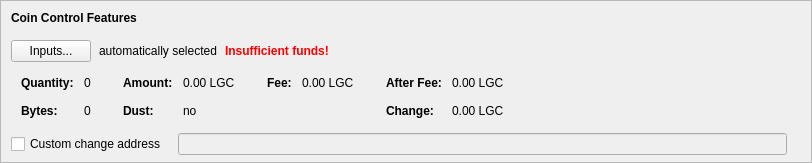
    <widget class="QFrame" name="frameCoinControl">
     <property name="sizePolicy">
      <sizepolicy hsizetype="Expanding" vsizetype="Expanding">
       <horstretch>0</horstretch>
       <verstretch>0</verstretch>
      </sizepolicy>
     </property>
     <property name="maximumSize">
      <size>
       <width>16777215</width>
       <height>16777215</height>
      </size>
     </property>
     <property name="frameShape">
      <enum>QFrame::StyledPanel</enum>
     </property>
     <property name="frameShadow">
      <enum>QFrame::Sunken</enum>
     </property>
     <layout class="QVBoxLayout" name="verticalLayoutCoinControl2">
      <property name="spacing">
       <number>0</number>
      </property>
      <property name="leftMargin">
       <number>0</number>
      </property>
      <property name="topMargin">
       <number>0</number>
      </property>
      <property name="rightMargin">
       <number>0</number>
      </property>
      <property name="bottomMargin">
       <number>6</number>
      </property>
      <item>
       <layout class="QVBoxLayout" name="verticalLayoutCoinControl" stretch="0,0,0,0,1">
        <property name="spacing">
         <number>0</number>
        </property>
        <property name="leftMargin">
         <number>10</number>
        </property>
        <property name="topMargin">
         <number>10</number>
        </property>
        <item>
         <layout class="QHBoxLayout" name="horizontalLayoutCoinControl1">
          <property name="bottomMargin">
           <number>15</number>
          </property>
          <item>
           <widget class="QLabel" name="labelCoinControlFeatures">
            <property name="sizePolicy">
             <sizepolicy hsizetype="Preferred" vsizetype="Maximum">
              <horstretch>0</horstretch>
              <verstretch>0</verstretch>
             </sizepolicy>
            </property>
            <property name="font">
             <font>
              <weight>75</weight>
              <bold>true</bold>
             </font>
            </property>
            <property name="styleSheet">
             <string notr="true">font-weight:bold;</string>
            </property>
            <property name="text">
             <string>Coin Control Features</string>
            </property>
           </widget>
          </item>
         </layout>
        </item>
        <item>
         <layout class="QHBoxLayout" name="horizontalLayoutCoinControl2" stretch="0,0,0,0">
          <property name="spacing">
           <number>8</number>
          </property>
          <property name="bottomMargin">
           <number>10</number>
          </property>
          <item>
           <widget class="QPushButton" name="pushButtonCoinControl">
            <property name="styleSheet">
             <string notr="true"/>
            </property>
            <property name="text">
             <string>Inputs...</string>
            </property>
            <property name="autoDefault">
             <bool>false</bool>
            </property>
           </widget>
          </item>
          <item>
           <widget class="QLabel" name="labelCoinControlAutomaticallySelected">
            <property name="text">
             <string>automatically selected</string>
            </property>
            <property name="margin">
             <number>5</number>
            </property>
           </widget>
          </item>
          <item>
           <widget class="QLabel" name="labelCoinControlInsuffFunds">
            <property name="font">
             <font>
              <weight>75</weight>
              <bold>true</bold>
             </font>
            </property>
            <property name="styleSheet">
             <string notr="true">color:red;font-weight:bold;</string>
            </property>
            <property name="text">
             <string>Insufficient funds!</string>
            </property>
            <property name="margin">
             <number>5</number>
            </property>
           </widget>
          </item>
          <item>
           <spacer name="horizontalSpacerCoinControl">
            <property name="orientation">
             <enum>Qt::Horizontal</enum>
            </property>
            <property name="sizeHint" stdset="0">
             <size>
              <width>40</width>
              <height>1</height>
             </size>
            </property>
           </spacer>
          </item>
         </layout>
        </item>
        <item>
         <widget class="QWidget" name="widgetCoinControl" native="true">
          <property name="sizePolicy">
           <sizepolicy hsizetype="Preferred" vsizetype="Preferred">
            <horstretch>0</horstretch>
            <verstretch>0</verstretch>
           </sizepolicy>
          </property>
          <property name="minimumSize">
           <size>
            <width>0</width>
            <height>0</height>
           </size>
          </property>
          <property name="styleSheet">
           <string notr="true"/>
          </property>
          <layout class="QHBoxLayout" name="horizontalLayoutCoinControl5">
           <property name="leftMargin">
            <number>0</number>
           </property>
           <property name="topMargin">
            <number>0</number>
           </property>
           <property name="rightMargin">
            <number>0</number>
           </property>
           <property name="bottomMargin">
            <number>0</number>
           </property>
           <item>
            <layout class="QHBoxLayout" name="horizontalLayoutCoinControl3" stretch="0,0,0,1">
             <property name="spacing">
              <number>20</number>
             </property>
             <property name="topMargin">
              <number>0</number>
             </property>
             <property name="bottomMargin">
              <number>10</number>
             </property>
             <item>
              <layout class="QFormLayout" name="formLayoutCoinControl1">
               <property name="horizontalSpacing">
                <number>10</number>
               </property>
               <property name="verticalSpacing">
                <number>14</number>
               </property>
               <property name="leftMargin">
                <number>10</number>
               </property>
               <property name="topMargin">
                <number>4</number>
               </property>
               <property name="rightMargin">
                <number>6</number>
               </property>
               <item row="0" column="0">
                <widget class="QLabel" name="labelCoinControlQuantityText">
                 <property name="font">
                  <font>
                   <weight>75</weight>
                   <bold>true</bold>
                  </font>
                 </property>
                 <property name="text">
                  <string>Quantity:</string>
                 </property>
                 <property name="margin">
                  <number>0</number>
                 </property>
                </widget>
               </item>
               <item row="0" column="1">
                <widget class="QLabel" name="labelCoinControlQuantity">
                 <property name="cursor">
                  <cursorShape>IBeamCursor</cursorShape>
                 </property>
                 <property name="contextMenuPolicy">
                  <enum>Qt::ActionsContextMenu</enum>
                 </property>
                 <property name="text">
                  <string notr="true">0</string>
                 </property>
                 <property name="margin">
                  <number>0</number>
                 </property>
                 <property name="textInteractionFlags">
                  <set>Qt::LinksAccessibleByMouse|Qt::TextSelectableByKeyboard|Qt::TextSelectableByMouse</set>
                 </property>
                </widget>
               </item>
               <item row="1" column="0">
                <widget class="QLabel" name="labelCoinControlBytesText">
                 <property name="font">
                  <font>
                   <weight>75</weight>
                   <bold>true</bold>
                  </font>
                 </property>
                 <property name="text">
                  <string>Bytes:</string>
                 </property>
                </widget>
               </item>
               <item row="1" column="1">
                <widget class="QLabel" name="labelCoinControlBytes">
                 <property name="cursor">
                  <cursorShape>IBeamCursor</cursorShape>
                 </property>
                 <property name="contextMenuPolicy">
                  <enum>Qt::ActionsContextMenu</enum>
                 </property>
                 <property name="text">
                  <string notr="true">0</string>
                 </property>
                 <property name="textInteractionFlags">
                  <set>Qt::LinksAccessibleByMouse|Qt::TextSelectableByKeyboard|Qt::TextSelectableByMouse</set>
                 </property>
                </widget>
               </item>
              </layout>
             </item>
             <item>
              <layout class="QFormLayout" name="formLayoutCoinControl2">
               <property name="horizontalSpacing">
                <number>10</number>
               </property>
               <property name="verticalSpacing">
                <number>14</number>
               </property>
               <property name="leftMargin">
                <number>6</number>
               </property>
               <property name="topMargin">
                <number>4</number>
               </property>
               <property name="rightMargin">
                <number>6</number>
               </property>
               <item row="0" column="0">
                <widget class="QLabel" name="labelCoinControlAmountText">
                 <property name="font">
                  <font>
                   <weight>75</weight>
                   <bold>true</bold>
                  </font>
                 </property>
                 <property name="text">
                  <string>Amount:</string>
                 </property>
                 <property name="margin">
                  <number>0</number>
                 </property>
                </widget>
               </item>
               <item row="0" column="1">
                <widget class="QLabel" name="labelCoinControlAmount">
                 <property name="cursor">
                  <cursorShape>IBeamCursor</cursorShape>
                 </property>
                 <property name="contextMenuPolicy">
                  <enum>Qt::ActionsContextMenu</enum>
                 </property>
                 <property name="text">
                  <string notr="true">0.00 LGC</string>
                 </property>
                 <property name="textInteractionFlags">
                  <set>Qt::LinksAccessibleByMouse|Qt::TextSelectableByKeyboard|Qt::TextSelectableByMouse</set>
                 </property>
                </widget>
               </item>
               <item row="1" column="0">
                <widget class="QLabel" name="labelCoinControlLowOutputText">
                 <property name="font">
                  <font>
                   <weight>75</weight>
                   <bold>true</bold>
                  </font>
                 </property>
                 <property name="text">
                  <string>Dust:</string>
                 </property>
                </widget>
               </item>
               <item row="1" column="1">
                <widget class="QLabel" name="labelCoinControlLowOutput">
                 <property name="cursor">
                  <cursorShape>IBeamCursor</cursorShape>
                 </property>
                 <property name="contextMenuPolicy">
                  <enum>Qt::ActionsContextMenu</enum>
                 </property>
                 <property name="text">
                  <string notr="true">no</string>
                 </property>
                 <property name="textInteractionFlags">
                  <set>Qt::LinksAccessibleByMouse|Qt::TextSelectableByKeyboard|Qt::TextSelectableByMouse</set>
                 </property>
                </widget>
               </item>
              </layout>
             </item>
             <item>
              <layout class="QFormLayout" name="formLayoutCoinControl3">
               <property name="horizontalSpacing">
                <number>10</number>
               </property>
               <property name="verticalSpacing">
                <number>14</number>
               </property>
               <property name="leftMargin">
                <number>6</number>
               </property>
               <property name="topMargin">
                <number>4</number>
               </property>
               <property name="rightMargin">
                <number>6</number>
               </property>
               <item row="0" column="0">
                <widget class="QLabel" name="labelCoinControlFeeText">
                 <property name="font">
                  <font>
                   <weight>75</weight>
                   <bold>true</bold>
                  </font>
                 </property>
                 <property name="text">
                  <string>Fee:</string>
                 </property>
                 <property name="margin">
                  <number>0</number>
                 </property>
                </widget>
               </item>
               <item row="0" column="1">
                <widget class="QLabel" name="labelCoinControlFee">
                 <property name="cursor">
                  <cursorShape>IBeamCursor</cursorShape>
                 </property>
                 <property name="contextMenuPolicy">
                  <enum>Qt::ActionsContextMenu</enum>
                 </property>
                 <property name="text">
                  <string notr="true">0.00 LGC</string>
                 </property>
                 <property name="textInteractionFlags">
                  <set>Qt::LinksAccessibleByMouse|Qt::TextSelectableByKeyboard|Qt::TextSelectableByMouse</set>
                 </property>
                </widget>
               </item>
              </layout>
             </item>
             <item>
              <layout class="QFormLayout" name="formLayoutCoinControl4">
               <property name="horizontalSpacing">
                <number>10</number>
               </property>
               <property name="verticalSpacing">
                <number>14</number>
               </property>
               <property name="leftMargin">
                <number>6</number>
               </property>
               <property name="topMargin">
                <number>4</number>
               </property>
               <property name="rightMargin">
                <number>6</number>
               </property>
               <item row="0" column="0">
                <widget class="QLabel" name="labelCoinControlAfterFeeText">
                 <property name="font">
                  <font>
                   <weight>75</weight>
                   <bold>true</bold>
                  </font>
                 </property>
                 <property name="text">
                  <string>After Fee:</string>
                 </property>
                 <property name="margin">
                  <number>0</number>
                 </property>
                </widget>
               </item>
               <item row="0" column="1">
                <widget class="QLabel" name="labelCoinControlAfterFee">
                 <property name="cursor">
                  <cursorShape>IBeamCursor</cursorShape>
                 </property>
                 <property name="contextMenuPolicy">
                  <enum>Qt::ActionsContextMenu</enum>
                 </property>
                 <property name="text">
                  <string notr="true">0.00 LGC</string>
                 </property>
                 <property name="textInteractionFlags">
                  <set>Qt::LinksAccessibleByMouse|Qt::TextSelectableByKeyboard|Qt::TextSelectableByMouse</set>
                 </property>
                </widget>
               </item>
               <item row="1" column="0">
                <widget class="QLabel" name="labelCoinControlChangeText">
                 <property name="font">
                  <font>
                   <weight>75</weight>
                   <bold>true</bold>
                  </font>
                 </property>
                 <property name="text">
                  <string>Change:</string>
                 </property>
                </widget>
               </item>
               <item row="1" column="1">
                <widget class="QLabel" name="labelCoinControlChange">
                 <property name="cursor">
                  <cursorShape>IBeamCursor</cursorShape>
                 </property>
                 <property name="contextMenuPolicy">
                  <enum>Qt::ActionsContextMenu</enum>
                 </property>
                 <property name="text">
                  <string notr="true">0.00 LGC</string>
                 </property>
                 <property name="textInteractionFlags">
                  <set>Qt::LinksAccessibleByMouse|Qt::TextSelectableByKeyboard|Qt::TextSelectableByMouse</set>
                 </property>
                </widget>
               </item>
              </layout>
             </item>
            </layout>
           </item>
          </layout>
         </widget>
        </item>
        <item>
         <layout class="QHBoxLayout" name="horizontalLayoutCoinControl4" stretch="0,0,0">
          <property name="spacing">
           <number>12</number>
          </property>
          <property name="sizeConstraint">
           <enum>QLayout::SetDefaultConstraint</enum>
          </property>
          <property name="topMargin">
           <number>5</number>
          </property>
          <property name="rightMargin">
           <number>5</number>
          </property>
          <item>
           <widget class="QCheckBox" name="checkBoxCoinControlChange">
            <property name="toolTip">
             <string>If this is activated, but the change address is empty or invalid, change will be sent to a newly generated address.</string>
            </property>
            <property name="text">
             <string>Custom change address</string>
            </property>
           </widget>
          </item>
          <item>
           <widget class="QValidatedLineEdit" name="lineEditCoinControlChange">
            <property name="enabled">
             <bool>false</bool>
            </property>
            <property name="sizePolicy">
             <sizepolicy hsizetype="Expanding" vsizetype="Fixed">
              <horstretch>0</horstretch>
              <verstretch>0</verstretch>
             </sizepolicy>
            </property>
           </widget>
          </item>
          <item>
           <widget class="QLabel" name="labelCoinControlChangeLabel">
            <property name="sizePolicy">
             <sizepolicy hsizetype="Preferred" vsizetype="Expanding">
              <horstretch>0</horstretch>
              <verstretch>0</verstretch>
             </sizepolicy>
            </property>
            <property name="minimumSize">
             <size>
              <width>0</width>
              <height>0</height>
             </size>
            </property>
            <property name="text">
             <string/>
            </property>
            <property name="margin">
             <number>3</number>
            </property>
           </widget>
          </item>
         </layout>
        </item>
        <item>
         <spacer name="verticalSpacerCoinControl">
          <property name="orientation">
           <enum>Qt::Vertical</enum>
          </property>
          <property name="sizeHint" stdset="0">
           <size>
            <width>800</width>
            <height>1</height>
           </size>
          </property>
         </spacer>
        </item>
       </layout>
      </item>
     </layout>
    </widget>
